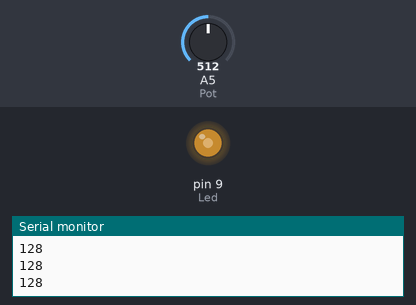
The sketch below on a simulated Arduino Uno, built with avr-gcc and run on an emulated ATmega328P. Shown: output pins drawn as LEDs (lit = HIGH), the last lines printed to the serial monitor. Inputs (shaded band) come from the test bench; at power-on: A5 (Pot) = 512.

Above: at 1.2 s.
1.3 s: A5 (Pot) set to 716
At 2.5 s:
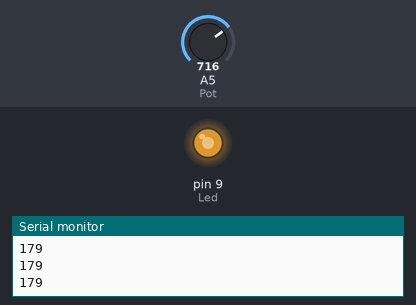
2.8 s: A5 (Pot) set to 900
At 3.9 s:
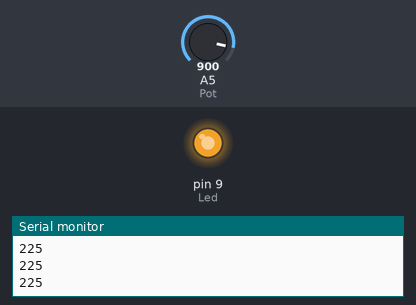
4.3 s: A5 (Pot) set to 122
At 5.0 s:
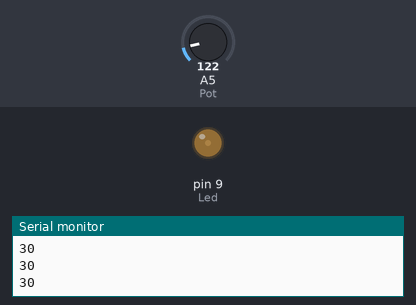
5.8 s: A5 (Pot) set to 0
At 6.1 s:
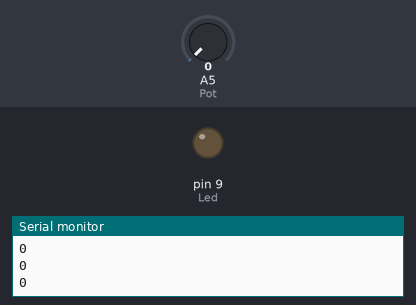
Timing chart, 0 to 8.3 s (numbered marks = the images above; inputs shaded):
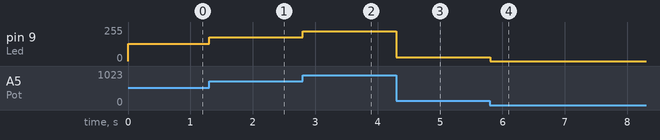

Measured:
- after the input at 1.3 s, pin 9 (Led): 128/255 → 179/255 at once
- after the input at 2.8 s, pin 9 (Led): 179/255 → 225/255 at once
- after the input at 4.3 s, pin 9 (Led): 225/255 → 30/255 at once
- after the input at 5.8 s, pin 9 (Led): 30/255 → 0/255 at once

The sketch:

Pot_led.ino
```cpp
#define Led 9
#define Pot A5

void setup() {
   Serial.begin(9600);

}

void loop(){
  int deger = analogRead(Pot);
  deger = deger / 4;
  analogWrite(Led,deger);
  Serial.println(deger);
}
```
